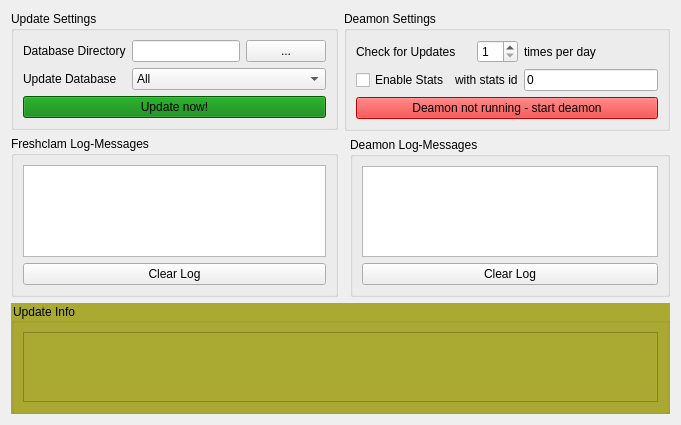
<?xml version="1.0" encoding="UTF-8"?>
<ui version="4.0">
 <class>freshclamsetter</class>
 <widget class="QWidget" name="freshclamsetter">
  <property name="geometry">
   <rect>
    <x>0</x>
    <y>0</y>
    <width>681</width>
    <height>425</height>
   </rect>
  </property>
  <property name="windowTitle">
   <string>Form</string>
  </property>
  <layout class="QGridLayout" name="gridLayout_6">
   <item row="0" column="1" colspan="2">
    <widget class="QGroupBox" name="deamonSettingsGroupBox">
     <property name="title">
      <string>Deamon Settings</string>
     </property>
     <layout class="QGridLayout" name="gridLayout">
      <item row="1" column="0">
       <widget class="QCheckBox" name="enableStatsCheckBox">
        <property name="text">
         <string>Enable Stats</string>
        </property>
       </widget>
      </item>
      <item row="0" column="0" colspan="2">
       <widget class="QLabel" name="checkForUpdatesLabel">
        <property name="text">
         <string>Check for Updates </string>
        </property>
       </widget>
      </item>
      <item row="0" column="2">
       <widget class="QSpinBox" name="updatesPerDaySpinBox">
        <property name="minimum">
         <number>1</number>
        </property>
        <property name="maximum">
         <number>50</number>
        </property>
       </widget>
      </item>
      <item row="0" column="3">
       <widget class="QLabel" name="timesPerDayLabel">
        <property name="text">
         <string>times per day</string>
        </property>
       </widget>
      </item>
      <item row="2" column="0" colspan="4">
       <widget class="QPushButton" name="startStopDeamonButton">
        <property name="styleSheet">
         <string notr="true">background:red</string>
        </property>
        <property name="text">
         <string>Deamon not running - start deamon</string>
        </property>
        <property name="icon">
         <iconset resource="../resources.qrc">
          <normaloff>:/icons/icons/freshclam.png</normaloff>:/icons/icons/freshclam.png</iconset>
        </property>
        <property name="iconSize">
         <size>
          <width>22</width>
          <height>22</height>
         </size>
        </property>
        <property name="shortcut">
         <string>Ctrl+S, Ctrl+W</string>
        </property>
       </widget>
      </item>
      <item row="1" column="3">
       <widget class="QLineEdit" name="statsIDLineEdit">
        <property name="text">
         <string>0</string>
        </property>
       </widget>
      </item>
      <item row="1" column="1" colspan="2">
       <widget class="QLabel" name="withStatsLabel">
        <property name="text">
         <string>with stats id</string>
        </property>
       </widget>
      </item>
     </layout>
    </widget>
   </item>
   <item row="1" column="2">
    <widget class="QGroupBox" name="deamonGroupBox">
     <property name="title">
      <string>Deamon Log-Messages</string>
     </property>
     <layout class="QGridLayout" name="gridLayout_5">
      <item row="0" column="0">
       <widget class="QPlainTextEdit" name="deamonLogText">
        <property name="lineWrapMode">
         <enum>QPlainTextEdit::NoWrap</enum>
        </property>
        <property name="readOnly">
         <bool>true</bool>
        </property>
       </widget>
      </item>
      <item row="1" column="0">
       <widget class="QPushButton" name="deamonClearLogButton">
        <property name="text">
         <string>Clear Log</string>
        </property>
        <property name="icon">
         <iconset resource="../resources.qrc">
          <normaloff>:/icons/icons/trash-can.png</normaloff>:/icons/icons/trash-can.png</iconset>
        </property>
        <property name="iconSize">
         <size>
          <width>22</width>
          <height>22</height>
         </size>
        </property>
        <property name="shortcut">
         <string>Ctrl+S, Ctrl+W</string>
        </property>
       </widget>
      </item>
     </layout>
    </widget>
   </item>
   <item row="0" column="0" rowspan="2">
    <layout class="QGridLayout" name="gridLayout_4">
     <item row="0" column="0">
      <widget class="QGroupBox" name="updateSettingsGroupBox">
       <property name="title">
        <string>Update Settings</string>
       </property>
       <layout class="QGridLayout" name="gridLayout_2">
        <item row="1" column="1" colspan="2">
         <widget class="QComboBox" name="dataBaseComboBox">
          <item>
           <property name="text">
            <string>All</string>
           </property>
          </item>
          <item>
           <property name="text">
            <string>main</string>
           </property>
          </item>
          <item>
           <property name="text">
            <string>daily</string>
           </property>
          </item>
          <item>
           <property name="text">
            <string>bytecode</string>
           </property>
          </item>
         </widget>
        </item>
        <item row="0" column="2">
         <widget class="QPushButton" name="selectDataBaseDirectoryButton">
          <property name="text">
           <string>...</string>
          </property>
         </widget>
        </item>
        <item row="0" column="1">
         <widget class="QLineEdit" name="dataBaseDirectoryLineEdit">
          <property name="readOnly">
           <bool>true</bool>
          </property>
         </widget>
        </item>
        <item row="0" column="0">
         <widget class="QLabel" name="dataBaseDirectoryLabel">
          <property name="text">
           <string>Database Directory</string>
          </property>
         </widget>
        </item>
        <item row="1" column="0">
         <widget class="QLabel" name="updateDateBaseLabel">
          <property name="text">
           <string>Update Database</string>
          </property>
         </widget>
        </item>
        <item row="2" column="0" colspan="3">
         <widget class="QPushButton" name="updateNowButton">
          <property name="styleSheet">
           <string notr="true">background:green</string>
          </property>
          <property name="text">
           <string>Update now!</string>
          </property>
          <property name="icon">
           <iconset resource="../resources.qrc">
            <normaloff>:/icons/icons/start.png</normaloff>:/icons/icons/start.png</iconset>
          </property>
          <property name="iconSize">
           <size>
            <width>22</width>
            <height>22</height>
           </size>
          </property>
         </widget>
        </item>
       </layout>
      </widget>
     </item>
     <item row="1" column="0">
      <widget class="QGroupBox" name="logMessageGroupBox">
       <property name="title">
        <string>Freshclam Log-Messages</string>
       </property>
       <layout class="QGridLayout" name="gridLayout_3">
        <item row="0" column="0">
         <widget class="QPlainTextEdit" name="logPlainText">
          <property name="lineWrapMode">
           <enum>QPlainTextEdit::NoWrap</enum>
          </property>
          <property name="readOnly">
           <bool>true</bool>
          </property>
         </widget>
        </item>
        <item row="1" column="0">
         <widget class="QPushButton" name="clearLogButton">
          <property name="text">
           <string>Clear Log</string>
          </property>
          <property name="icon">
           <iconset resource="../resources.qrc">
            <normaloff>:/icons/icons/trash-can.png</normaloff>:/icons/icons/trash-can.png</iconset>
          </property>
          <property name="iconSize">
           <size>
            <width>22</width>
            <height>22</height>
           </size>
          </property>
         </widget>
        </item>
       </layout>
      </widget>
     </item>
    </layout>
   </item>
   <item row="2" column="0" colspan="3">
    <widget class="QGroupBox" name="groupBox">
     <property name="maximumSize">
      <size>
       <width>16777215</width>
       <height>150</height>
      </size>
     </property>
     <property name="styleSheet">
      <string notr="true">background:#aa3</string>
     </property>
     <property name="title">
      <string>Update Info</string>
     </property>
     <layout class="QGridLayout" name="gridLayout_8">
      <item row="0" column="0">
       <widget class="QTextEdit" name="updateInfoText">
        <property name="maximumSize">
         <size>
          <width>16777215</width>
          <height>16777215</height>
         </size>
        </property>
        <property name="readOnly">
         <bool>true</bool>
        </property>
        <property name="html">
         <string>&lt;!DOCTYPE HTML PUBLIC &quot;-//W3C//DTD HTML 4.0//EN&quot; &quot;http://www.w3.org/TR/REC-html40/strict.dtd&quot;&gt;
&lt;html&gt;&lt;head&gt;&lt;meta name=&quot;qrichtext&quot; content=&quot;1&quot; /&gt;&lt;style type=&quot;text/css&quot;&gt;
p, li { white-space: pre-wrap; }
&lt;/style&gt;&lt;/head&gt;&lt;body style=&quot; font-family:'Sans Serif'; font-size:9pt; font-weight:400; font-style:normal;&quot;&gt;
&lt;p style=&quot;-qt-paragraph-type:empty; margin-top:0px; margin-bottom:0px; margin-left:0px; margin-right:0px; -qt-block-indent:0; text-indent:0px;&quot;&gt;&lt;br /&gt;&lt;/p&gt;&lt;/body&gt;&lt;/html&gt;</string>
        </property>
       </widget>
      </item>
     </layout>
    </widget>
   </item>
  </layout>
 </widget>
 <resources>
  <include location="../resources.qrc"/>
 </resources>
 <connections>
  <connection>
   <sender>selectDataBaseDirectoryButton</sender>
   <signal>clicked()</signal>
   <receiver>freshclamsetter</receiver>
   <slot>slot_selectDataBaseDirectoryButtonClicked()</slot>
   <hints>
    <hint type="sourcelabel">
     <x>335</x>
     <y>60</y>
    </hint>
    <hint type="destinationlabel">
     <x>567</x>
     <y>2</y>
    </hint>
   </hints>
  </connection>
  <connection>
   <sender>dataBaseComboBox</sender>
   <signal>activated(int)</signal>
   <receiver>freshclamsetter</receiver>
   <slot>slot_dataBaseComboBoxActivated()</slot>
   <hints>
    <hint type="sourcelabel">
     <x>335</x>
     <y>88</y>
    </hint>
    <hint type="destinationlabel">
     <x>640</x>
     <y>109</y>
    </hint>
   </hints>
  </connection>
  <connection>
   <sender>updateNowButton</sender>
   <signal>clicked()</signal>
   <receiver>freshclamsetter</receiver>
   <slot>slot_updateNowButtonClicked()</slot>
   <hints>
    <hint type="sourcelabel">
     <x>313</x>
     <y>105</y>
    </hint>
    <hint type="destinationlabel">
     <x>639</x>
     <y>150</y>
    </hint>
   </hints>
  </connection>
  <connection>
   <sender>startStopDeamonButton</sender>
   <signal>clicked()</signal>
   <receiver>freshclamsetter</receiver>
   <slot>slot_startStopDeamonButtonClicked()</slot>
   <hints>
    <hint type="sourcelabel">
     <x>386</x>
     <y>116</y>
    </hint>
    <hint type="destinationlabel">
     <x>4</x>
     <y>152</y>
    </hint>
   </hints>
  </connection>
  <connection>
   <sender>updatesPerDaySpinBox</sender>
   <signal>editingFinished()</signal>
   <receiver>freshclamsetter</receiver>
   <slot>slot_updatesPerDaySpinBoxActivated()</slot>
   <hints>
    <hint type="sourcelabel">
     <x>530</x>
     <y>60</y>
    </hint>
    <hint type="destinationlabel">
     <x>176</x>
     <y>4</y>
    </hint>
   </hints>
  </connection>
  <connection>
   <sender>statsIDLineEdit</sender>
   <signal>editingFinished()</signal>
   <receiver>freshclamsetter</receiver>
   <slot>slot_statsIdLineEditActivated()</slot>
   <hints>
    <hint type="sourcelabel">
     <x>622</x>
     <y>88</y>
    </hint>
    <hint type="destinationlabel">
     <x>233</x>
     <y>5</y>
    </hint>
   </hints>
  </connection>
  <connection>
   <sender>enableStatsCheckBox</sender>
   <signal>clicked()</signal>
   <receiver>freshclamsetter</receiver>
   <slot>slot_enableStatsCheckBoxActivated()</slot>
   <hints>
    <hint type="sourcelabel">
     <x>471</x>
     <y>87</y>
    </hint>
    <hint type="destinationlabel">
     <x>329</x>
     <y>33</y>
    </hint>
   </hints>
  </connection>
  <connection>
   <sender>clearLogButton</sender>
   <signal>clicked()</signal>
   <receiver>freshclamsetter</receiver>
   <slot>slot_clearLogButtonClicked()</slot>
   <hints>
    <hint type="sourcelabel">
     <x>111</x>
     <y>332</y>
    </hint>
    <hint type="destinationlabel">
     <x>6</x>
     <y>354</y>
    </hint>
   </hints>
  </connection>
  <connection>
   <sender>deamonClearLogButton</sender>
   <signal>clicked()</signal>
   <receiver>freshclamsetter</receiver>
   <slot>slot_clearDeamonLogButtonClicked()</slot>
   <hints>
    <hint type="sourcelabel">
     <x>636</x>
     <y>351</y>
    </hint>
    <hint type="destinationlabel">
     <x>676</x>
     <y>351</y>
    </hint>
   </hints>
  </connection>
 </connections>
 <slots>
  <slot>slot_selectDataBaseDirectoryButtonClicked()</slot>
  <slot>slot_startStopDeamonButtonClicked()</slot>
  <slot>slot_updateNowButtonClicked()</slot>
  <slot>slot_updatesPerDaySpinBoxActivated()</slot>
  <slot>slot_enableStatsCheckBoxActivated()</slot>
  <slot>slot_dataBaseComboBoxActivated()</slot>
  <slot>slot_statsIdLineEditActivated()</slot>
  <slot>slot_clearLogButtonClicked()</slot>
  <slot>slot_updateFileWatcherTriggered()</slot>
  <slot>slot_clearDeamonLogButtonClicked()</slot>
 </slots>
</ui>
